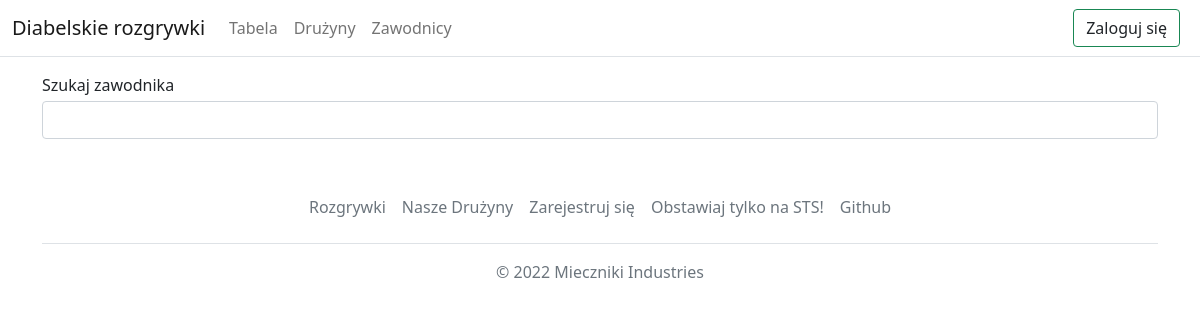
Page /player on the earlier database version.
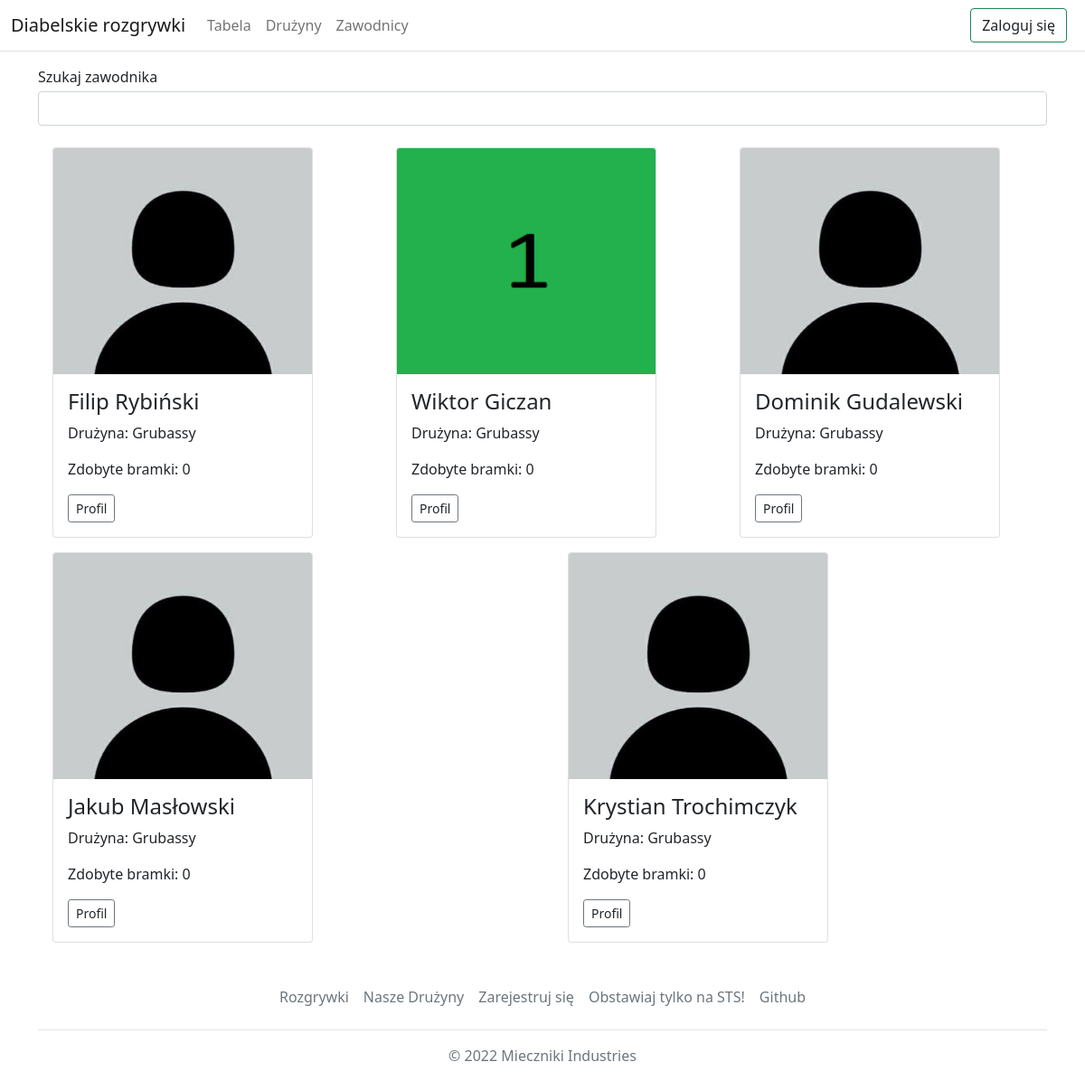
Same page on the later database version.
### Football/models.py (models this page shows, shortened)
class Player(models.Model):
    user = models.OneToOneField(User,on_delete=models.CASCADE,null=True)
    name = models.CharField(max_length=30)
    surname = models.CharField(max_length=30)
    position = models.ForeignKey(Position,on_delete=models.CASCADE,null=True)
    shirt_number = models.IntegerField(null=True, validators=[MinValueValidator(1),MaxValueValidator(99)])
    team = models.ForeignKey(Team,null=True,on_delete=models.SET_NULL)
    image = models.ImageField(upload_to='images/players/',null=False,default='images/default_profile_picture.jpg')
    captain = models.BooleanField(null=False,default=False)
    mod = models.BooleanField(null=False,default=False)
    def get_goals(self):
        goals = Goal.objects.all().filter(player = self)
        return goals
    def get_absolute_url(self):
        return reverse('football:player_detail',args=[self.id])
    def __str__(self):
        return f'{self.name} {self.surname}'

class Team(models.Model):
    name = models.CharField(max_length=30)
    slug = models.SlugField(max_length=30,unique=True)
    image = models.ImageField(upload_to='images/teams')
    def __str__(self):
        return self.name

### Football/views.py (the view, shortened to what this page needs)
# urls.py: path('player',views.all_players,name='all_players'),
def all_players(request):
    context = {
        'players' : Player.objects.filter(mod=False)
    }
    return render(request, 'player/all_players.html', context)

### Football/ext_methods.py (called while the page is built)
def get_teams(request):
    return {'teams' : Team.objects.all()}

### templates/player/all_players.html (shortened to what this page needs)
{% extends 'base.html' %}
{% block content %}
    <form method="POST" autocomplete="off">
        <label class="mt-3">Szukaj zawodnika</label>
        <input name="zawodnik" class="form-control mt-1" list="zawodnicy">
    </form>
    <div class = "album mt-2">
        <div class="row">
            {% for player in players %}
            <div class="col">
              <div class="card ms-3 mt-3 box-shadow" style="width:18rem">
                <img class="card-img-top" src="{{ player.image.url }}" alt="{{ player.name }}" width="150px" height = "250px" >
                <div class="card-body">
                  <h4 class="card-text">{{ player }}</h4>
                    <p class = "card-text">Drużyna: {{ player.team }}</p>
                    <p class="card-text">Zdobyte bramki: {{ player.get_goals.count }}</p>
                  <div class="d-flex justify-content-between align-items-center">
                    <div class="btn-group">
                      <button type="button" class="btn btn-sm btn-outline-secondary">
                          <a class="text-decoration-none text-dark" href="{{ player.get_absolute_url }}">Profil</a>
                      </button>
                    </div>
                  </div>
                </div>
              </div>
            </div>
            {% endfor %}
        </div>
    </div>
{% endblock %}

### templates/base.html (shortened to what this page needs)
{% load static %}
<!DOCTYPE html>
<html lang="en">
<head>
    <link href="https://cdn.jsdelivr.net/npm/bootstrap@5.1.3/dist/css/bootstrap.min.css" rel="stylesheet">
</head>
<body>
    <header>
        <nav class="navbar navbar-expand-md navbar-light bg-white border-bottom">
            <div class="container-fluid">
                <a class="navbar-brand" href="{% url 'football:home' %}">Diabelskie rozgrywki</a>
                <div class="collapse navbar-collapse" id="navbarCollapse">
                    <ul class="navbar-nav me-auto mb-2 mb-md-0">
                        <li class="nav-item active">
                            <a class="nav-link" aria-current="page" href="{% url "football:table" %}">Tabela</a>
                        </li>
                        <li class="nav-item">
                            <a class="nav-link" href="{% url 'football:all_teams' %}">Drużyny </a>
                        </li>
                        <li class="nav-item">
                            <a class="nav-link" href="{% url 'football:all_players' %}">Zawodnicy </a>
                        </li>
                    </ul>
                </div>
                    {% if user.is_authenticated %}
                        <span class="me-2">Witaj {{ user.username }}!</span><button class = "btn btn-outline-danger me-2"><a class="text-decoration-none text-dark" href = {% url "logout" %}>Wyloguj</a></button>
                        {% if user.player %}
                        <div class="dropdown">
                            <a class="dropdown-toggle btn me-2 btn-outline-secondary text-dark dropdown-toggle" href="#" id="id3" role="button"
                                data-bs-toggle="dropdown" aria-expanded="false">
                                Mój profil
                            </a>
                            <ul class="dropdown-menu" aria-labelledby="id3">
                                <li>
                                    <a class="dropdown-item" href="{% url 'football:profile' %} ">Profil</a>
                                    <a class="dropdown-item" href="{{ user.player.get_absolute_url }}">Moje statystyki</a>
                                    {% if user.player.team != None %}
                                        <a class="dropdown-item" href="{{ user.player.team.get_absolute_url }}">Moja drużyna</a>
                                    {% endif %}
                                    <a class="dropdown-item" href ="{% url 'football:messages' %} ">Wiadomości</a>
                                </li>
                            </ul>
                        </div>
                        {% endif %}
                        <button class="btn btn-outline-success me-2">
                            <a class="text-decoration-none text-dark" href = "{% url "football:register_team" %} ">Zgłoś drużynę</a>
                        </button>
                    {% else %}
                        <button class="btn btn-outline-success me-2"><a href = "{% url "login" %}" class="text-decoration-none text-dark">Zaloguj się</a></button>
                    {% endif %}
            </div>
        </nav>
    </header>
    <div id="content" class="container">{% block content %} {% endblock %}</div>
    <div class="container">
  <footer class="py-3 my-4">
    <ul class="nav justify-content-center border-bottom pb-3 mb-3">
      <li class="nav-item"><a href="{% url 'football:home' %}" class="nav-link px-2 text-muted">Rozgrywki</a></li>
      <li class="nav-item"><a href="{% url 'football:all_teams' %}" class="nav-link px-2 text-muted">Nasze Drużyny</a></li>
      <li class="nav-item"><a href="{% url 'users:register' %}" class="nav-link px-2 text-muted">Zarejestruj się</a></li>
      <li class="nav-item"><a href="https://www.sts.pl" class="nav-link px-2 text-muted">Obstawiaj tylko na STS!</a></li>
      <li class="nav-item"><a href="https://github.com/Miecznikk/szkieletowe_pilkanozna" class="nav-link px-2 text-muted">Github</a></li>
    </ul>
    <p class="text-center text-muted">&copy; 2022 Mieczniki Industries</p>
  </footer>
</div>
</body>
</html>

Differences in the rows shown:
added Player: image (placeholder picture), name+surname "Filip Rybiński", team "Grubassy", get_goals.count "0"
added Player: image (picture), name+surname "Wiktor Giczan", team "Grubassy", get_goals.count "0"
added Player: image (placeholder picture), name+surname "Dominik Gudalewski", team "Grubassy", get_goals.count "0"
added Player: image (placeholder picture), name+surname "Jakub Masłowski", team "Grubassy", get_goals.count "0"
added Player: image (placeholder picture), name+surname "Krystian Trochimczyk", team "Grubassy", get_goals.count "0"
